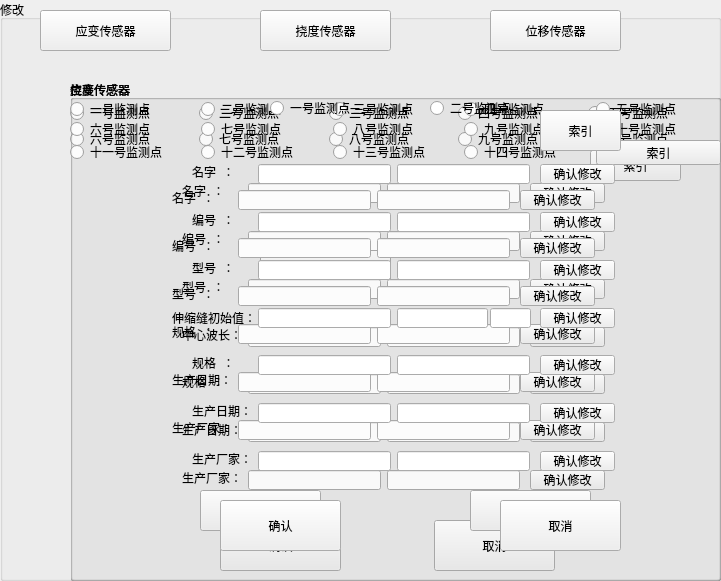
  <widget class="QGroupBox" name="groupBox_5">
   <property name="geometry">
    <rect>
     <x>110</x>
     <y>190</y>
     <width>721</width>
     <height>581</height>
    </rect>
   </property>
   <property name="title">
    <string>修改</string>
   </property>
   <widget class="QPushButton" name="pushButton_15">
    <property name="geometry">
     <rect>
      <x>40</x>
      <y>10</y>
      <width>131</width>
      <height>41</height>
     </rect>
    </property>
    <property name="text">
     <string>应变传感器</string>
    </property>
   </widget>
   <widget class="QPushButton" name="pushButton_16">
    <property name="geometry">
     <rect>
      <x>260</x>
      <y>10</y>
      <width>131</width>
      <height>41</height>
     </rect>
    </property>
    <property name="text">
     <string>挠度传感器</string>
    </property>
   </widget>
   <widget class="QPushButton" name="pushButton_17">
    <property name="geometry">
     <rect>
      <x>490</x>
      <y>10</y>
      <width>131</width>
      <height>41</height>
     </rect>
    </property>
    <property name="text">
     <string>位移传感器</string>
    </property>
   </widget>
   <widget class="QPushButton" name="pushButton_18">
    <property name="geometry">
     <rect>
      <x>260</x>
      <y>250</y>
      <width>131</width>
      <height>41</height>
     </rect>
    </property>
    <property name="text">
     <string>关闭</string>
    </property>
   </widget>
   <widget class="QGroupBox" name="groupBox_6">
    <property name="geometry">
     <rect>
      <x>70</x>
      <y>80</y>
      <width>651</width>
      <height>501</height>
     </rect>
    </property>
    <property name="title">
     <string>应变传感器</string>
    </property>
    <widget class="QPushButton" name="pushButton_19">
     <property name="geometry">
      <rect>
       <x>520</x>
       <y>70</y>
       <width>91</width>
       <height>31</height>
      </rect>
     </property>
     <property name="text">
      <string>索引</string>
     </property>
    </widget>
    <widget class="QLineEdit" name="lineEdit_8">
     <property name="geometry">
      <rect>
       <x>178</x>
       <y>103</y>
       <width>133</width>
       <height>20</height>
      </rect>
     </property>
    </widget>
    <widget class="QLineEdit" name="lineEdit_9">
     <property name="geometry">
      <rect>
       <x>178</x>
       <y>151</y>
       <width>133</width>
       <height>20</height>
      </rect>
     </property>
    </widget>
    <widget class="QLineEdit" name="lineEdit_10">
     <property name="geometry">
      <rect>
       <x>178</x>
       <y>199</y>
       <width>133</width>
       <height>20</height>
      </rect>
     </property>
    </widget>
    <widget class="QLineEdit" name="lineEdit_11">
     <property name="geometry">
      <rect>
       <x>178</x>
       <y>247</y>
       <width>133</width>
       <height>20</height>
      </rect>
     </property>
    </widget>
    <widget class="QLineEdit" name="lineEdit_12">
     <property name="geometry">
      <rect>
       <x>178</x>
       <y>294</y>
       <width>133</width>
       <height>20</height>
      </rect>
     </property>
    </widget>
    <widget class="QLineEdit" name="lineEdit_13">
     <property name="geometry">
      <rect>
       <x>178</x>
       <y>342</y>
       <width>133</width>
       <height>20</height>
      </rect>
     </property>
    </widget>
    <widget class="QLineEdit" name="lineEdit_14">
     <property name="geometry">
      <rect>
       <x>317</x>
       <y>103</y>
       <width>133</width>
       <height>20</height>
      </rect>
     </property>
    </widget>
    <widget class="QLineEdit" name="lineEdit">
     <property name="geometry">
      <rect>
       <x>178</x>
       <y>390</y>
       <width>133</width>
       <height>20</height>
      </rect>
     </property>
    </widget>
    <widget class="QPushButton" name="pushButton_20">
     <property name="geometry">
      <rect>
       <x>460</x>
       <y>103</y>
       <width>75</width>
       <height>20</height>
      </rect>
     </property>
     <property name="text">
      <string>确认修改</string>
     </property>
    </widget>
    <widget class="QPushButton" name="pushButton_21">
     <property name="geometry">
      <rect>
       <x>460</x>
       <y>151</y>
       <width>75</width>
       <height>20</height>
      </rect>
     </property>
     <property name="text">
      <string>确认修改</string>
     </property>
    </widget>
    <widget class="QPushButton" name="pushButton_22">
     <property name="geometry">
      <rect>
       <x>460</x>
       <y>199</y>
       <width>75</width>
       <height>20</height>
      </rect>
     </property>
     <property name="text">
      <string>确认修改</string>
     </property>
    </widget>
    <widget class="QPushButton" name="pushButton_23">
     <property name="geometry">
      <rect>
       <x>460</x>
       <y>247</y>
       <width>75</width>
       <height>20</height>
      </rect>
     </property>
     <property name="text">
      <string>确认修改</string>
     </property>
    </widget>
    <widget class="QPushButton" name="pushButton_24">
     <property name="geometry">
      <rect>
       <x>460</x>
       <y>294</y>
       <width>75</width>
       <height>20</height>
      </rect>
     </property>
     <property name="text">
      <string>确认修改</string>
     </property>
    </widget>
    <widget class="QPushButton" name="pushButton_25">
     <property name="geometry">
      <rect>
       <x>460</x>
       <y>342</y>
       <width>75</width>
       <height>20</height>
      </rect>
     </property>
     <property name="text">
      <string>确认修改</string>
     </property>
    </widget>
    <widget class="QPushButton" name="pushButton_26">
     <property name="geometry">
      <rect>
       <x>460</x>
       <y>390</y>
       <width>75</width>
       <height>20</height>
      </rect>
     </property>
     <property name="text">
      <string>确认修改</string>
     </property>
    </widget>
    <widget class="QPushButton" name="pushButton_27">
     <property name="geometry">
      <rect>
       <x>150</x>
       <y>440</y>
       <width>121</width>
       <height>51</height>
      </rect>
     </property>
     <property name="text">
      <string>确认</string>
     </property>
    </widget>
    <widget class="QPushButton" name="pushButton_28">
     <property name="geometry">
      <rect>
       <x>364</x>
       <y>440</y>
       <width>121</width>
       <height>51</height>
      </rect>
     </property>
     <property name="text">
      <string>取消</string>
     </property>
    </widget>
    <widget class="QWidget" name="layoutWidget">
     <property name="geometry">
      <rect>
       <x>0</x>
       <y>50</y>
       <width>641</width>
       <height>18</height>
      </rect>
     </property>
     <layout class="QHBoxLayout" name="horizontalLayout_5">
      <item>
       <widget class="QRadioButton" name="radioButtonyb6">
        <property name="text">
         <string>六号监测点</string>
        </property>
       </widget>
      </item>
      <item>
       <widget class="QRadioButton" name="radioButtonyb7">
        <property name="text">
         <string>七号监测点</string>
        </property>
       </widget>
      </item>
      <item>
       <widget class="QRadioButton" name="radioButtonyb8">
        <property name="text">
         <string>八号监测点</string>
        </property>
       </widget>
      </item>
      <item>
       <widget class="QRadioButton" name="radioButtonyb9">
        <property name="text">
         <string>九号监测点</string>
        </property>
       </widget>
      </item>
      <item>
       <widget class="QRadioButton" name="radioButtonyb10">
        <property name="text">
         <string>十号监测点</string>
        </property>
       </widget>
      </item>
     </layout>
    </widget>
    <widget class="QWidget" name="layoutWidget">
     <property name="geometry">
      <rect>
       <x>0</x>
       <y>24</y>
       <width>641</width>
       <height>18</height>
      </rect>
     </property>
     <layout class="QHBoxLayout" name="horizontalLayout_4">
      <item>
       <widget class="QRadioButton" name="radioButtonyb1">
        <property name="text">
         <string>一号监测点</string>
        </property>
       </widget>
      </item>
      <item>
       <widget class="QRadioButton" name="radioButtonyb2">
        <property name="text">
         <string>二号监测点</string>
        </property>
       </widget>
      </item>
      <item>
       <widget class="QRadioButton" name="radioButtonyb3">
        <property name="text">
         <string>三号监测点</string>
        </property>
       </widget>
      </item>
      <item>
       <widget class="QRadioButton" name="radioButtonyb4">
        <property name="text">
         <string>四号监测点</string>
        </property>
       </widget>
      </item>
      <item>
       <widget class="QRadioButton" name="radioButtonyb5">
        <property name="text">
         <string>五号监测点</string>
        </property>
       </widget>
      </item>
     </layout>
    </widget>
    <widget class="QLabel" name="label">
     <property name="geometry">
      <rect>
       <x>112</x>
       <y>103</y>
       <width>60</width>
       <height>16</height>
      </rect>
     </property>
     <property name="text">
      <string>名字  ：  </string>
     </property>
    </widget>
    <widget class="QLabel" name="label_4">
     <property name="geometry">
      <rect>
       <x>112</x>
       <y>199</y>
       <width>60</width>
       <height>16</height>
      </rect>
     </property>
     <property name="text">
      <string>型号  ：  </string>
     </property>
    </widget>
    <widget class="QLineEdit" name="lineEdit_4">
     <property name="geometry">
      <rect>
       <x>317</x>
       <y>199</y>
       <width>133</width>
       <height>20</height>
      </rect>
     </property>
    </widget>
    <widget class="QLabel" name="label_2">
     <property name="geometry">
      <rect>
       <x>112</x>
       <y>151</y>
       <width>60</width>
       <height>16</height>
      </rect>
     </property>
     <property name="text">
      <string>编号  ：  </string>
     </property>
    </widget>
    <widget class="QLineEdit" name="lineEdit_2">
     <property name="geometry">
      <rect>
       <x>317</x>
       <y>151</y>
       <width>133</width>
       <height>20</height>
      </rect>
     </property>
    </widget>
    <widget class="QLabel" name="label_7">
     <property name="geometry">
      <rect>
       <x>112</x>
       <y>247</y>
       <width>60</width>
       <height>16</height>
      </rect>
     </property>
     <property name="text">
      <string>中心波长：</string>
     </property>
    </widget>
    <widget class="QLineEdit" name="lineEdit_7">
     <property name="geometry">
      <rect>
       <x>317</x>
       <y>247</y>
       <width>133</width>
       <height>20</height>
      </rect>
     </property>
    </widget>
    <widget class="QLineEdit" name="lineEdit_3">
     <property name="geometry">
      <rect>
       <x>317</x>
       <y>294</y>
       <width>133</width>
       <height>20</height>
      </rect>
     </property>
    </widget>
    <widget class="QLabel" name="label_3">
     <property name="geometry">
      <rect>
       <x>112</x>
       <y>294</y>
       <width>60</width>
       <height>16</height>
      </rect>
     </property>
     <property name="text">
      <string>规格  ：  </string>
     </property>
    </widget>
    <widget class="QLineEdit" name="lineEdit_6">
     <property name="geometry">
      <rect>
       <x>317</x>
       <y>342</y>
       <width>133</width>
       <height>20</height>
      </rect>
     </property>
    </widget>
    <widget class="QLabel" name="label_6">
     <property name="geometry">
      <rect>
       <x>112</x>
       <y>342</y>
       <width>60</width>
       <height>16</height>
      </rect>
     </property>
     <property name="text">
      <string>生产日期：</string>
     </property>
    </widget>
    <widget class="QLineEdit" name="lineEdit_5">
     <property name="geometry">
      <rect>
       <x>317</x>
       <y>390</y>
       <width>133</width>
       <height>20</height>
      </rect>
     </property>
    </widget>
    <widget class="QLabel" name="label_5">
     <property name="geometry">
      <rect>
       <x>112</x>
       <y>390</y>
       <width>60</width>
       <height>16</height>
      </rect>
     </property>
     <property name="text">
      <string>生产厂家：</string>
     </property>
    </widget>
   </widget>
   <widget class="QGroupBox" name="groupBox_7">
    <property name="geometry">
     <rect>
      <x>70</x>
      <y>80</y>
      <width>651</width>
      <height>501</height>
     </rect>
    </property>
    <property name="title">
     <string>挠度传感器</string>
    </property>
    <widget class="QPushButton" name="ND5pushButton">
     <property name="geometry">
      <rect>
       <x>450</x>
       <y>244</y>
       <width>75</width>
       <height>20</height>
      </rect>
     </property>
     <property name="text">
      <string>确认修改</string>
     </property>
    </widget>
    <widget class="QLineEdit" name="ND8lineEdit">
     <property name="geometry">
      <rect>
       <x>307</x>
       <y>244</y>
       <width>133</width>
       <height>20</height>
      </rect>
     </property>
    </widget>
    <widget class="QLabel" name="label_8">
     <property name="geometry">
      <rect>
       <x>102</x>
       <y>292</y>
       <width>60</width>
       <height>16</height>
      </rect>
     </property>
     <property name="text">
      <string>生产日期：</string>
     </property>
    </widget>
    <widget class="QLineEdit" name="ND5lineEdit">
     <property name="geometry">
      <rect>
       <x>168</x>
       <y>206</y>
       <width>133</width>
       <height>20</height>
      </rect>
     </property>
    </widget>
    <widget class="QPushButton" name="ND4pushButton">
     <property name="geometry">
      <rect>
       <x>450</x>
       <y>206</y>
       <width>75</width>
       <height>20</height>
      </rect>
     </property>
     <property name="text">
      <string>确认修改</string>
     </property>
    </widget>
    <widget class="QLabel" name="label_9">
     <property name="geometry">
      <rect>
       <x>102</x>
       <y>340</y>
       <width>60</width>
       <height>16</height>
      </rect>
     </property>
     <property name="text">
      <string>生产厂家：</string>
     </property>
    </widget>
    <widget class="QLineEdit" name="ND7lineEdit">
     <property name="geometry">
      <rect>
       <x>168</x>
       <y>244</y>
       <width>133</width>
       <height>20</height>
      </rect>
     </property>
    </widget>
    <widget class="QLabel" name="label_10">
     <property name="geometry">
      <rect>
       <x>102</x>
       <y>110</y>
       <width>60</width>
       <height>16</height>
      </rect>
     </property>
     <property name="text">
      <string>名字  ：  </string>
     </property>
    </widget>
    <widget class="QPushButton" name="ND2pushButton">
     <property name="geometry">
      <rect>
       <x>450</x>
       <y>110</y>
       <width>75</width>
       <height>20</height>
      </rect>
     </property>
     <property name="text">
      <string>确认修改</string>
     </property>
    </widget>
    <widget class="QPushButton" name="ND7pushButton">
     <property name="geometry">
      <rect>
       <x>450</x>
       <y>340</y>
       <width>75</width>
       <height>20</height>
      </rect>
     </property>
     <property name="text">
      <string>确认修改</string>
     </property>
    </widget>
    <widget class="QLineEdit" name="ND2lineEdit">
     <property name="geometry">
      <rect>
       <x>307</x>
       <y>110</y>
       <width>133</width>
       <height>20</height>
      </rect>
     </property>
    </widget>
    <widget class="QLabel" name="label_11">
     <property name="geometry">
      <rect>
       <x>102</x>
       <y>244</y>
       <width>60</width>
       <height>16</height>
      </rect>
     </property>
     <property name="text">
      <string>规格  ：  </string>
     </property>
    </widget>
    <widget class="QLineEdit" name="ND1lineEdit">
     <property name="geometry">
      <rect>
       <x>168</x>
       <y>110</y>
       <width>133</width>
       <height>20</height>
      </rect>
     </property>
     <property name="styleSheet">
      <string notr="true"/>
     </property>
    </widget>
    <widget class="QLabel" name="label_12">
     <property name="geometry">
      <rect>
       <x>102</x>
       <y>206</y>
       <width>60</width>
       <height>16</height>
      </rect>
     </property>
     <property name="text">
      <string>型号  ：  </string>
     </property>
    </widget>
    <widget class="QLineEdit" name="ND4lineEdit">
     <property name="geometry">
      <rect>
       <x>307</x>
       <y>158</y>
       <width>133</width>
       <height>20</height>
      </rect>
     </property>
    </widget>
    <widget class="QPushButton" name="ND3pushButton">
     <property name="geometry">
      <rect>
       <x>450</x>
       <y>158</y>
       <width>75</width>
       <height>20</height>
      </rect>
     </property>
     <property name="text">
      <string>确认修改</string>
     </property>
    </widget>
    <widget class="QLineEdit" name="ND3lineEdit">
     <property name="geometry">
      <rect>
       <x>168</x>
       <y>158</y>
       <width>133</width>
       <height>20</height>
      </rect>
     </property>
    </widget>
    <widget class="QLabel" name="label_13">
     <property name="geometry">
      <rect>
       <x>102</x>
       <y>158</y>
       <width>60</width>
       <height>16</height>
      </rect>
     </property>
     <property name="text">
      <string>编号  ：  </string>
     </property>
    </widget>
    <widget class="QLineEdit" name="ND9lineEdit">
     <property name="geometry">
      <rect>
       <x>168</x>
       <y>292</y>
       <width>133</width>
       <height>20</height>
      </rect>
     </property>
    </widget>
    <widget class="QLineEdit" name="ND12lineEdit">
     <property name="geometry">
      <rect>
       <x>307</x>
       <y>340</y>
       <width>133</width>
       <height>20</height>
      </rect>
     </property>
    </widget>
    <widget class="QLineEdit" name="ND10lineEdit">
     <property name="geometry">
      <rect>
       <x>307</x>
       <y>292</y>
       <width>133</width>
       <height>20</height>
      </rect>
     </property>
    </widget>
    <widget class="QPushButton" name="ND6pushButton">
     <property name="geometry">
      <rect>
       <x>450</x>
       <y>292</y>
       <width>75</width>
       <height>20</height>
      </rect>
     </property>
     <property name="text">
      <string>确认修改</string>
     </property>
    </widget>
    <widget class="QLineEdit" name="ND6lineEdit">
     <property name="geometry">
      <rect>
       <x>307</x>
       <y>206</y>
       <width>133</width>
       <height>20</height>
      </rect>
     </property>
    </widget>
    <widget class="QLineEdit" name="ND11lineEdit">
     <property name="geometry">
      <rect>
       <x>168</x>
       <y>340</y>
       <width>133</width>
       <height>20</height>
      </rect>
     </property>
    </widget>
    <widget class="QPushButton" name="ND8pushButton">
     <property name="geometry">
      <rect>
       <x>130</x>
       <y>410</y>
       <width>121</width>
       <height>41</height>
      </rect>
     </property>
     <property name="text">
      <string>确认</string>
     </property>
    </widget>
    <widget class="QPushButton" name="ND9pushButton">
     <property name="geometry">
      <rect>
       <x>400</x>
       <y>410</y>
       <width>121</width>
       <height>41</height>
      </rect>
     </property>
     <property name="text">
      <string>取消</string>
     </property>
    </widget>
    <widget class="QWidget" name="layoutWidget">
     <property name="geometry">
      <rect>
       <x>0</x>
       <y>40</y>
       <width>651</width>
       <height>18</height>
      </rect>
     </property>
     <layout class="QHBoxLayout" name="horizontalLayout_7">
      <item>
       <widget class="QRadioButton" name="radioButtonND6">
        <property name="text">
         <string>六号监测点</string>
        </property>
       </widget>
      </item>
      <item>
       <widget class="QRadioButton" name="radioButtonND7">
        <property name="text">
         <string>七号监测点</string>
        </property>
       </widget>
      </item>
      <item>
       <widget class="QRadioButton" name="radioButtonND8">
        <property name="text">
         <string>八号监测点</string>
        </property>
       </widget>
      </item>
      <item>
       <widget class="QRadioButton" name="radioButtonND9">
        <property name="text">
         <string>九号监测点</string>
        </property>
       </widget>
      </item>
      <item>
       <widget class="QRadioButton" name="radioButtonND10">
        <property name="text">
         <string>十号监测点</string>
        </property>
       </widget>
      </item>
     </layout>
    </widget>
    <widget class="QWidget" name="layoutWidget">
     <property name="geometry">
      <rect>
       <x>0</x>
       <y>20</y>
       <width>651</width>
       <height>18</height>
      </rect>
     </property>
     <layout class="QHBoxLayout" name="horizontalLayout_6">
      <item>
       <widget class="QRadioButton" name="radioButtonND1">
        <property name="text">
         <string>一号监测点</string>
        </property>
       </widget>
      </item>
      <item>
       <widget class="QRadioButton" name="radioButtonND2">
        <property name="text">
         <string>二号监测点</string>
        </property>
       </widget>
      </item>
      <item>
       <widget class="QRadioButton" name="radioButtonND3">
        <property name="text">
         <string>三号监测点</string>
        </property>
       </widget>
      </item>
      <item>
       <widget class="QRadioButton" name="radioButtonND4">
        <property name="text">
         <string>四号监测点</string>
        </property>
       </widget>
      </item>
      <item>
       <widget class="QRadioButton" name="radioButtonND5">
        <property name="text">
         <string>五号监测点</string>
        </property>
       </widget>
      </item>
     </layout>
    </widget>
    <widget class="QWidget" name="layoutWidget">
     <property name="geometry">
      <rect>
       <x>0</x>
       <y>60</y>
       <width>651</width>
       <height>25</height>
      </rect>
     </property>
     <layout class="QHBoxLayout" name="horizontalLayout_8">
      <item>
       <widget class="QRadioButton" name="radioButtonND11">
        <property name="text">
         <string>十一号监测点</string>
        </property>
       </widget>
      </item>
      <item>
       <widget class="QRadioButton" name="radioButtonND12">
        <property name="text">
         <string>十二号监测点</string>
        </property>
       </widget>
      </item>
      <item>
       <widget class="QRadioButton" name="radioButtonND13">
        <property name="text">
         <string>十三号监测点</string>
        </property>
       </widget>
      </item>
      <item>
       <widget class="QRadioButton" name="radioButtonND14">
        <property name="text">
         <string>十四号监测点</string>
        </property>
       </widget>
      </item>
      <item>
       <widget class="QPushButton" name="ND1pushButton">
        <property name="text">
         <string>索引</string>
        </property>
       </widget>
      </item>
     </layout>
    </widget>
   </widget>
   <widget class="QGroupBox" name="groupBox_8">
    <property name="geometry">
     <rect>
      <x>70</x>
      <y>80</y>
      <width>651</width>
      <height>501</height>
     </rect>
    </property>
    <property name="title">
     <string>位移传感器</string>
    </property>
    <widget class="QRadioButton" name="WY1radioButton">
     <property name="geometry">
      <rect>
       <x>200</x>
       <y>20</y>
       <width>89</width>
       <height>16</height>
      </rect>
     </property>
     <property name="text">
      <string>一号监测点</string>
     </property>
    </widget>
    <widget class="QRadioButton" name="WY2radioButton">
     <property name="geometry">
      <rect>
       <x>360</x>
       <y>20</y>
       <width>89</width>
       <height>16</height>
      </rect>
     </property>
     <property name="text">
      <string>二号监测点</string>
     </property>
    </widget>
    <widget class="QPushButton" name="WY1pushButton">
     <property name="geometry">
      <rect>
       <x>470</x>
       <y>30</y>
       <width>81</width>
       <height>41</height>
      </rect>
     </property>
     <property name="text">
      <string>索引</string>
     </property>
    </widget>
    <widget class="QPushButton" name="WY10pushButton">
     <property name="geometry">
      <rect>
       <x>430</x>
       <y>420</y>
       <width>121</width>
       <height>51</height>
      </rect>
     </property>
     <property name="text">
      <string>取消</string>
     </property>
    </widget>
    <widget class="QLineEdit" name="WY10lineEdit">
     <property name="geometry">
      <rect>
       <x>327</x>
       <y>275</y>
       <width>133</width>
       <height>20</height>
      </rect>
     </property>
    </widget>
    <widget class="QPushButton" name="WY6pushButton">
     <property name="geometry">
      <rect>
       <x>470</x>
       <y>275</y>
       <width>75</width>
       <height>20</height>
      </rect>
     </property>
     <property name="text">
      <string>确认修改</string>
     </property>
    </widget>
    <widget class="QLabel" name="label_14">
     <property name="geometry">
      <rect>
       <x>122</x>
       <y>323</y>
       <width>60</width>
       <height>16</height>
      </rect>
     </property>
     <property name="text">
      <string>生产日期：</string>
     </property>
    </widget>
    <widget class="QPushButton" name="WY9pushButton">
     <property name="geometry">
      <rect>
       <x>150</x>
       <y>420</y>
       <width>121</width>
       <height>51</height>
      </rect>
     </property>
     <property name="text">
      <string>确认</string>
     </property>
    </widget>
    <widget class="QLineEdit" name="WY5lineEdit">
     <property name="geometry">
      <rect>
       <x>188</x>
       <y>180</y>
       <width>133</width>
       <height>20</height>
      </rect>
     </property>
    </widget>
    <widget class="QPushButton" name="WY4pushButton">
     <property name="geometry">
      <rect>
       <x>470</x>
       <y>180</y>
       <width>75</width>
       <height>20</height>
      </rect>
     </property>
     <property name="text">
      <string>确认修改</string>
     </property>
    </widget>
    <widget class="QLabel" name="label_15">
     <property name="geometry">
      <rect>
       <x>122</x>
       <y>371</y>
       <width>60</width>
       <height>16</height>
      </rect>
     </property>
     <property name="text">
      <string>生产厂家：</string>
     </property>
    </widget>
    <widget class="QLabel" name="label_16">
     <property name="geometry">
      <rect>
       <x>122</x>
       <y>84</y>
       <width>60</width>
       <height>16</height>
      </rect>
     </property>
     <property name="text">
      <string>名字  ：  </string>
     </property>
    </widget>
    <widget class="QPushButton" name="WY2pushButton">
     <property name="geometry">
      <rect>
       <x>470</x>
       <y>84</y>
       <width>75</width>
       <height>20</height>
      </rect>
     </property>
     <property name="text">
      <string>确认修改</string>
     </property>
    </widget>
    <widget class="QLineEdit" name="WY9lineEdit">
     <property name="geometry">
      <rect>
       <x>188</x>
       <y>275</y>
       <width>133</width>
       <height>20</height>
      </rect>
     </property>
    </widget>
    <widget class="QPushButton" name="WY8pushButton">
     <property name="geometry">
      <rect>
       <x>470</x>
       <y>371</y>
       <width>75</width>
       <height>20</height>
      </rect>
     </property>
     <property name="text">
      <string>确认修改</string>
     </property>
    </widget>
    <widget class="QLineEdit" name="WY2lineEdit">
     <property name="geometry">
      <rect>
       <x>327</x>
       <y>84</y>
       <width>133</width>
       <height>20</height>
      </rect>
     </property>
    </widget>
    <widget class="QLabel" name="label_17">
     <property name="geometry">
      <rect>
       <x>122</x>
       <y>275</y>
       <width>60</width>
       <height>16</height>
      </rect>
     </property>
     <property name="text">
      <string>规格  ：  </string>
     </property>
    </widget>
    <widget class="QLineEdit" name="WY1lineEdit">
     <property name="geometry">
      <rect>
       <x>188</x>
       <y>84</y>
       <width>133</width>
       <height>20</height>
      </rect>
     </property>
    </widget>
    <widget class="QLabel" name="label_24">
     <property name="geometry">
      <rect>
       <x>122</x>
       <y>180</y>
       <width>60</width>
       <height>16</height>
      </rect>
     </property>
     <property name="text">
      <string>型号  ：  </string>
     </property>
    </widget>
    <widget class="QLineEdit" name="WY4lineEdit">
     <property name="geometry">
      <rect>
       <x>327</x>
       <y>132</y>
       <width>133</width>
       <height>20</height>
      </rect>
     </property>
    </widget>
    <widget class="QLineEdit" name="WY7lineEdit">
     <property name="geometry">
      <rect>
       <x>188</x>
       <y>228</y>
       <width>133</width>
       <height>20</height>
      </rect>
     </property>
    </widget>
    <widget class="QPushButton" name="WY3pushButton">
     <property name="geometry">
      <rect>
       <x>470</x>
       <y>132</y>
       <width>75</width>
       <height>20</height>
      </rect>
     </property>
     <property name="text">
      <string>确认修改</string>
     </property>
    </widget>
    <widget class="QLineEdit" name="WY3lineEdit">
     <property name="geometry">
      <rect>
       <x>188</x>
       <y>132</y>
       <width>133</width>
       <height>20</height>
      </rect>
     </property>
    </widget>
    <widget class="QLabel" name="label_25">
     <property name="geometry">
      <rect>
       <x>122</x>
       <y>132</y>
       <width>60</width>
       <height>16</height>
      </rect>
     </property>
     <property name="text">
      <string>编号  ：  </string>
     </property>
    </widget>
    <widget class="QLineEdit" name="WY11lineEdit">
     <property name="geometry">
      <rect>
       <x>188</x>
       <y>323</y>
       <width>133</width>
       <height>20</height>
      </rect>
     </property>
    </widget>
    <widget class="QLineEdit" name="WY14lineEdit">
     <property name="geometry">
      <rect>
       <x>327</x>
       <y>371</y>
       <width>133</width>
       <height>20</height>
      </rect>
     </property>
    </widget>
    <widget class="QPushButton" name="WY5pushButton">
     <property name="geometry">
      <rect>
       <x>470</x>
       <y>228</y>
       <width>75</width>
       <height>20</height>
      </rect>
     </property>
     <property name="text">
      <string>确认修改</string>
     </property>
    </widget>
    <widget class="QLineEdit" name="WY12lineEdit">
     <property name="geometry">
      <rect>
       <x>327</x>
       <y>323</y>
       <width>133</width>
       <height>20</height>
      </rect>
     </property>
    </widget>
    <widget class="QPushButton" name="WY7pushButton">
     <property name="geometry">
      <rect>
       <x>470</x>
       <y>323</y>
       <width>75</width>
       <height>20</height>
      </rect>
     </property>
     <property name="text">
      <string>确认修改</string>
     </property>
    </widget>
    <widget class="QLineEdit" name="WY8lineEdit">
     <property name="geometry">
      <rect>
       <x>327</x>
       <y>228</y>
       <width>91</width>
       <height>20</height>
      </rect>
     </property>
    </widget>
    <widget class="QLineEdit" name="WY6lineEdit">
     <property name="geometry">
      <rect>
       <x>327</x>
       <y>180</y>
       <width>133</width>
       <height>20</height>
      </rect>
     </property>
    </widget>
    <widget class="QLineEdit" name="WY13lineEdit">
     <property name="geometry">
      <rect>
       <x>188</x>
       <y>371</y>
       <width>133</width>
       <height>20</height>
      </rect>
     </property>
    </widget>
    <widget class="QLabel" name="label_26">
     <property name="geometry">
      <rect>
       <x>102</x>
       <y>228</y>
       <width>81</width>
       <height>20</height>
      </rect>
     </property>
     <property name="text">
      <string>伸缩缝初始值：</string>
     </property>
    </widget>
    <widget class="QLineEdit" name="WYlineEdit">
     <property name="geometry">
      <rect>
       <x>420</x>
       <y>228</y>
       <width>41</width>
       <height>20</height>
      </rect>
     </property>
    </widget>
   </widget>
  </widget>
